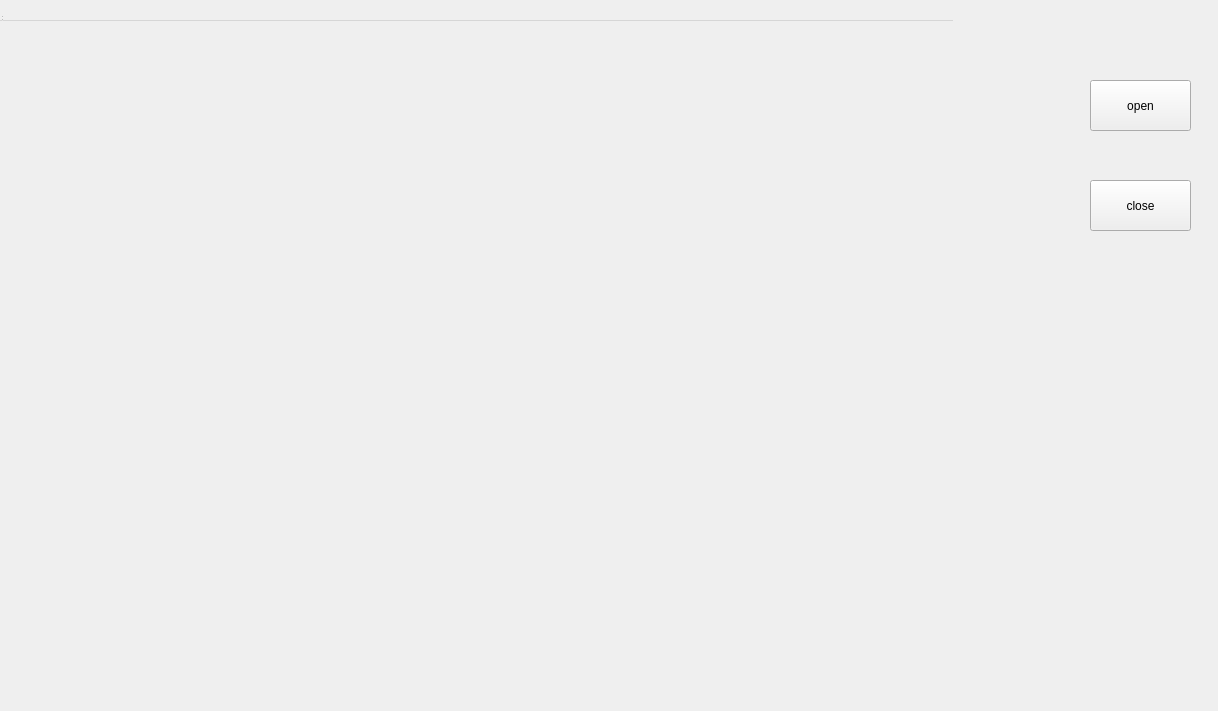
<?xml version="1.0" encoding="UTF-8"?>
<ui version="4.0">
 <class>CVCamera</class>
 <widget class="QWidget" name="CVCamera">
  <property name="geometry">
   <rect>
    <x>0</x>
    <y>0</y>
    <width>1218</width>
    <height>711</height>
   </rect>
  </property>
  <property name="windowTitle">
   <string>CVCamera</string>
  </property>
  <widget class="QWidget" name="centralwidget" native="true">
   <property name="geometry">
    <rect>
     <x>280</x>
     <y>-60</y>
     <width>911</width>
     <height>511</height>
    </rect>
   </property>
   <widget class="QLabel" name="cameraView">
    <property name="geometry">
     <rect>
      <x>-200</x>
      <y>90</y>
      <width>831</width>
      <height>651</height>
     </rect>
    </property>
    <property name="text">
     <string>TextLabel</string>
    </property>
   </widget>
   <widget class="QPushButton" name="open">
    <property name="geometry">
     <rect>
      <x>810</x>
      <y>140</y>
      <width>101</width>
      <height>51</height>
     </rect>
    </property>
    <property name="text">
     <string>open</string>
    </property>
   </widget>
   <widget class="QPushButton" name="close">
    <property name="geometry">
     <rect>
      <x>810</x>
      <y>240</y>
      <width>101</width>
      <height>51</height>
     </rect>
    </property>
    <property name="text">
     <string>close</string>
    </property>
   </widget>
  </widget>
  <widget class="QMenuBar" name="menubar">
   <property name="geometry">
    <rect>
     <x>0</x>
     <y>0</y>
     <width>953</width>
     <height>21</height>
    </rect>
   </property>
  </widget>
  <widget class="QStatusBar" name="statusbar">
   <property name="geometry">
    <rect>
     <x>0</x>
     <y>0</y>
     <width>3</width>
     <height>22</height>
    </rect>
   </property>
  </widget>
 </widget>
 <resources/>
 <connections/>
</ui>
